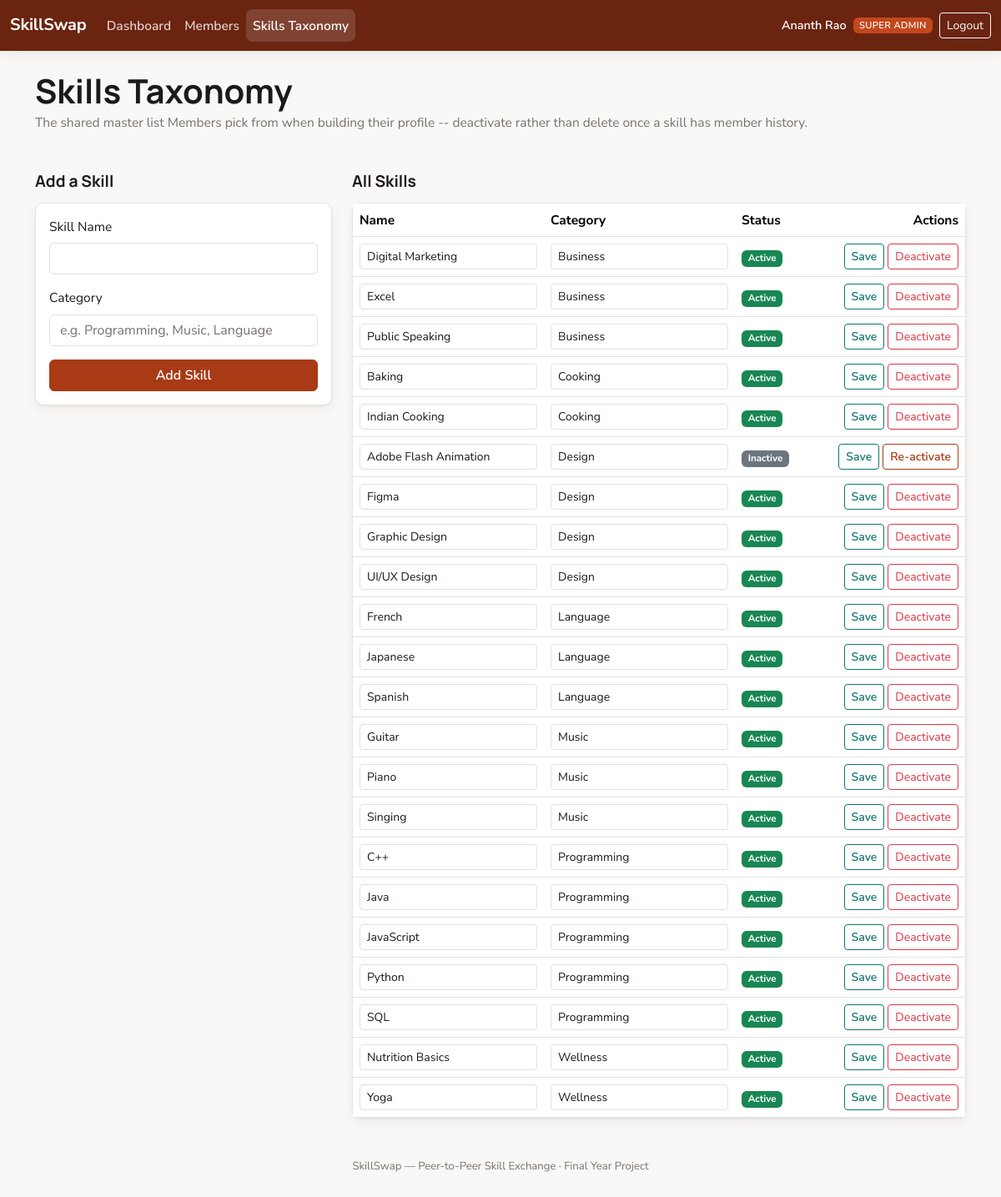
Screenshot of /index.php?route=admin/skills (signed in) with the database file from the repository.
### tables this page shows
CREATE TABLE skills (
    id            INT AUTO_INCREMENT PRIMARY KEY,
    name          VARCHAR(100) NOT NULL UNIQUE,
    category      VARCHAR(60) NOT NULL,
    is_active     TINYINT(1) NOT NULL DEFAULT 1,
    created_at    TIMESTAMP NOT NULL DEFAULT CURRENT_TIMESTAMP
);

### app/controllers/AdminController.php (called while the page is built, shortened)
<?php
require_once __DIR__ . '/../models/Skill.php';
class AdminController
{
    public function skills(): void
    {
        $skills = Skill::all();
        require __DIR__ . '/../views/admin/skills.php';
    }
}

### public/index.php (called while the page is built, shortened)
<?php
require_once __DIR__ . '/../core/helpers.php';
require_once __DIR__ . '/../core/Database.php';
require_once __DIR__ . '/../app/models/Skill.php';
require_once __DIR__ . '/../app/controllers/AdminController.php';
$router = new Router();
$router->get('login', fn() => (new AuthController())->showLogin());
$router->post('login', fn() => (new AuthController())->login());
$router->post('logout', fn() => (new AuthController())->logout());
$router->get('register', fn() => (new AuthController())->showRegister());
$router->post('register', fn() => (new AuthController())->register());
$router->get('admin/dashboard', fn() => (new AdminController())->dashboard());
$router->get('admin/members', fn() => (new AdminController())->members());
$router->post('admin/members/status', fn() => (new AdminController())->memberStatus());
$router->get('admin/skills', fn() => (new AdminController())->skills());
$router->post('admin/skills/store', fn() => (new AdminController())->skillStore());
$router->post('admin/skills/update', fn() => (new AdminController())->skillUpdate());
$router->post('admin/skills/toggle', fn() => (new AdminController())->skillToggle());
$router->get('member/dashboard', fn() => (new MemberController())->dashboard());
$router->get('member/profile', fn() => (new MemberController())->profile());
$router->post('member/profile/bio', fn() => (new MemberController())->profileBio());
$router->post('member/skills/add', fn() => (new MemberController())->skillAdd());
$router->post('member/skills/remove', fn() => (new MemberController())->skillRemove());
$router->get('member/directory', fn() => (new MemberController())->directory());
$router->get('member/sessions', fn() => (new MemberController())->sessions());
$router->get('member/sessions/detail', fn() => (new SessionController())->detail());
$router->post('sessions/request', fn() => (new SessionController())->request());
$router->post('sessions/accept', fn() => (new SessionController())->accept());
$router->post('sessions/decline', fn() => (new SessionController())->decline());
$router->post('sessions/cancel', fn() => (new SessionController())->cancel());
$router->post('sessions/complete', fn() => (new SessionController())->complete());
$router->get('sessions/messages/poll', fn() => (new SessionController())->messagesPoll());
$router->post('sessions/messages/send', fn() => (new SessionController())->messagesSend());
$route = $_GET['route'] ?? '';
$router->dispatch($_SERVER['REQUEST_METHOD'], $route);

### core/Router.php (called while the page is built, shortened)
<?php
class Router
{
    private array $routes = ['GET' => [], 'POST' => []];
    public function get(string $route, callable $handler): void
    {
        $this->routes['GET'][$route] = $handler;
    }
    public function post(string $route, callable $handler): void
    {
        $this->routes['POST'][$route] = $handler;
    }
    public function dispatch(string $method, string $route): void
    {
        $handler = $this->routes[$method][$route] ?? null;
        try {
            $handler();
        } catch (Throwable $e) {
            error_log($e->getMessage());
            http_response_code(500);
            require __DIR__ . '/../app/views/errors/500.php';
        }
    }
}

### core/Database.php (called while the page is built)
<?php
class Database
{
    private static ?PDO $instance = null;
    public static function connect(): PDO
    {
        if (self::$instance === null) {
            $config = require __DIR__ . '/../config/database.php';
            $dsn = sprintf(
                'mysql:host=%s;port=%d;dbname=%s;charset=%s',
                $config['host'],
                $config['port'],
                $config['database'],
                $config['charset']
            );
            self::$instance = new PDO($dsn, $config['username'], $config['password'], [
                PDO::ATTR_ERRMODE            => PDO::ERRMODE_EXCEPTION,
                PDO::ATTR_DEFAULT_FETCH_MODE => PDO::FETCH_ASSOC,
                PDO::ATTR_EMULATE_PREPARES   => false,
            ]);
        }
        return self::$instance;
    }
}

### app/models/Skill.php (called while the page is built, shortened)
<?php
class Skill
{
    public static function all(): array
    {
        $stmt = Database::connect()->query('SELECT * FROM skills ORDER BY category, name');
        return $stmt->fetchAll();
    }
}

### core/helpers.php (called while the page is built, shortened)
<?php
function e(?string $value): string
{
    return htmlspecialchars($value ?? '', ENT_QUOTES, 'UTF-8');
}

### app/views/admin/skills.php (the view, shortened to what this page needs)
<?php require __DIR__ . '/../partials/header.php'; ?>
<?php require __DIR__ . '/../partials/navbar.php'; ?>
<div class="container py-4">
    <h1 class="page-title">Skills Taxonomy</h1>
    <p class="page-subtitle">The shared master list Members pick from when building their profile -- deactivate rather than delete once a skill has member history.</p>
    <div class="row g-4">
        <div class="col-lg-4">
            <h2 class="section-title">Add a Skill</h2>
            <div class="card">
                <div class="card-body">
                    <form method="POST" action="/index.php?route=admin/skills/store">
                        <div class="mb-3">
                            <label class="form-label">Skill Name</label>
                            <input type="text" name="name" class="form-control" maxlength="100" required>
                        </div>
                        <div class="mb-3">
                            <label class="form-label">Category</label>
                            <input type="text" name="category" class="form-control" maxlength="60" required
                                   list="categoryList" placeholder="e.g. Programming, Music, Language">
                        </div>
                        <button type="submit" class="btn btn-burnt w-100">Add Skill</button>
                    </form>
                </div>
            </div>
        </div>
        <div class="col-lg-8">
            <h2 class="section-title">All Skills</h2>
            <div class="card">
                <div class="card-body p-0">
                    <table class="table table-hover mb-0 align-middle">
                        <thead>
                        <tr>
                            <th>Name</th>
                            <th>Category</th>
                            <th>Status</th>
                            <th class="text-end">Actions</th>
                        </tr>
                        </thead>
                        <tbody>
                        <?php foreach ($skills as $s): ?>
                            <tr>
                                <td>
                                    <input type="text" form="edit-form-<?= (int)$s['id'] ?>" name="name" maxlength="100"
                                           class="form-control form-control-sm rename-input" value="<?= e($s['name']) ?>">
                                </td>
                                <td>
                                    <input type="text" form="edit-form-<?= (int)$s['id'] ?>" name="category" maxlength="60"
                                           class="form-control form-control-sm rename-input" value="<?= e($s['category']) ?>">
                                </td>
                                <td>
                                    <span class="badge <?= $s['is_active'] ? 'text-bg-success' : 'text-bg-secondary' ?>">
                                        <?= $s['is_active'] ? 'Active' : 'Inactive' ?>
                                    </span>
                                </td>
                                <td class="text-end">
                                    <button type="submit" form="edit-form-<?= (int)$s['id'] ?>" class="btn btn-sm btn-outline-teal">Save</button>
                                    <form method="POST" action="/index.php?route=admin/skills/toggle" class="d-inline">
                                        <button type="submit" class="btn btn-sm <?= $s['is_active'] ? 'btn-outline-danger' : 'btn-outline-burnt' ?>">
                                            <?= $s['is_active'] ? 'Deactivate' : 'Re-activate' ?>
                                        </button>
                                    </form>
                                </td>
                            </tr>
                        <?php endforeach; ?>
                        </tbody>
                    </table>
                </div>
            </div>
        </div>
    </div>
</div>
<?php require __DIR__ . '/../partials/footer.php'; ?>

### public/assets/css/style.css (style rules this page uses)
:root { --ss-primary-900: #6b2410; --ss-primary-700: #a83a16; --ss-primary-600: #c2481c; --ss-primary-100: #fbe0d0; --ss-primary-50: #fdf4ee; --ss-teal-900: #0f3f3c; --ss-teal-700: #0f766e; --ss-teal-600: #14837a; --ss-teal-100: #d3f2ec; --ss-ink-900: #1c1917; --ss-ink-700: #44403c; --ss-ink-500: #78716c; --ss-ink-300: #d6d3d1; --ss-ink-100: #f5f3f1; --ss-green: #15803d; --ss-red: #b3261e; --ss-amber: #8a5a1b; --ss-sand: #f5e7d0; --ss-bg: #faf8f6; --ss-surface: #ffffff; --ss-border: #e7e3df; --bs-body-color: #1c1917; --bs-secondary-color: #78716c; --bs-heading-color: #1c1917; --ss-radius: 10px; --ss-shadow: 0 1px 2px rgba(28, 25, 23, 0.05), 0 4px 14px rgba(28, 25, 23, 0.06); }
* { box-sizing: border-box; }
body { background: var(--ss-bg); color: var(--ss-ink-900); font-family: 'Nunito Sans', -apple-system, BlinkMacSystemFont, 'Segoe UI', sans-serif; font-size: 0.97rem; }
h1, h2, h3, h4, h5, .stat-value, .page-title { font-family: 'Manrope', -apple-system, BlinkMacSystemFont, 'Segoe UI', sans-serif; }
.page-title { color: var(--ss-ink-900); font-weight: 700; margin-bottom: 0.15rem; }
.page-subtitle { color: var(--ss-ink-500); margin-bottom: 1.25rem; }
.section-title { font-family: 'Manrope', sans-serif; font-weight: 700; color: var(--ss-ink-900); margin: 1.75rem 0 0.85rem; font-size: 1.2rem; }
.btn-burnt { background: var(--ss-primary-700); border-color: var(--ss-primary-700); color: #fff; font-weight: 600; }
.btn-outline-burnt { border-color: var(--ss-primary-700); color: var(--ss-primary-700); font-weight: 600; }
.btn-outline-teal { border-color: var(--ss-teal-700); color: var(--ss-teal-700); font-weight: 600; }
.card { border: 1px solid var(--ss-border); border-radius: var(--ss-radius); box-shadow: var(--ss-shadow); }

### rows the page displays
skills: name "Digital Marketing", category "Business", is_active "Active"
skills: name "Excel", category "Business", is_active "Active"
skills: name "Public Speaking", category "Business", is_active "Active"
skills: name "Baking", category "Cooking", is_active "Active"
skills: name "Indian Cooking", category "Cooking", is_active "Active"
skills: name "Adobe Flash Animation", category "Design", is_active "Inactive"
skills: name "Figma", category "Design", is_active "Active"
skills: name "Graphic Design", category "Design", is_active "Active"
skills: name "UI/UX Design", category "Design", is_active "Active"
skills: name "French", category "Language", is_active "Active"
skills: name "Japanese", category "Language", is_active "Active"
skills: name "Spanish", category "Language", is_active "Active"
skills: name "Guitar", category "Music", is_active "Active"
skills: name "Piano", category "Music", is_active "Active"
skills: name "Singing", category "Music", is_active "Active"
skills: name "C++", category "Programming", is_active "Active"
skills: name "Java", category "Programming", is_active "Active"
skills: name "JavaScript", category "Programming", is_active "Active"
skills: name "Python", category "Programming", is_active "Active"
skills: name "SQL", category "Programming", is_active "Active"
skills: name "Nutrition Basics", category "Wellness", is_active "Active"
skills: name "Yoga", category "Wellness", is_active "Active"

### other values shown
$label "Dashboard"
$label "Members"
$label "Skills Taxonomy"
Auth::name() "Ananth Rao"
